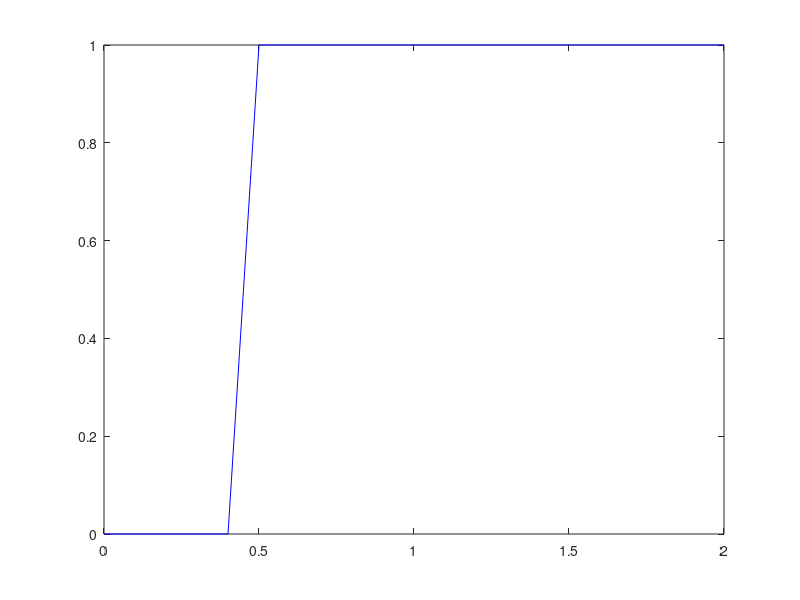

The MATLAB script that drew this image:
currentPrice = 325;
stockPrice = 325;
for i = 1:30
    if abs(randn(1)) < .34
        currentPrice = currentPrice - 15;
    elseif abs(randn(1)) > .34
        currentPrice = currentPrice * 1.03;
    end
end
if stockPrice > currentPrice
fprintf('You should sell (%f)\n', currentPrice)
end
if stockPrice < currentPrice
fprintf('You should keep it (%f)\n', currentPrice)
end



%Problem 2
fid = fopen('review1.txt');
myLine = fgetl(fid);
myVector(1) = str2num(myLine);
vectorlength = length(myVector)
threshold = 0:.1:2;
counter = 0;
for f=1:length(threshold)
    for i=1:vectorlength
        if myVector(i) < threshold(f)
            counter = counter + 1;
        end
    end
probabilities(f) = counter/vectorlength
counter = 0;
end
plot(threshold, probabilities, 'b-')
